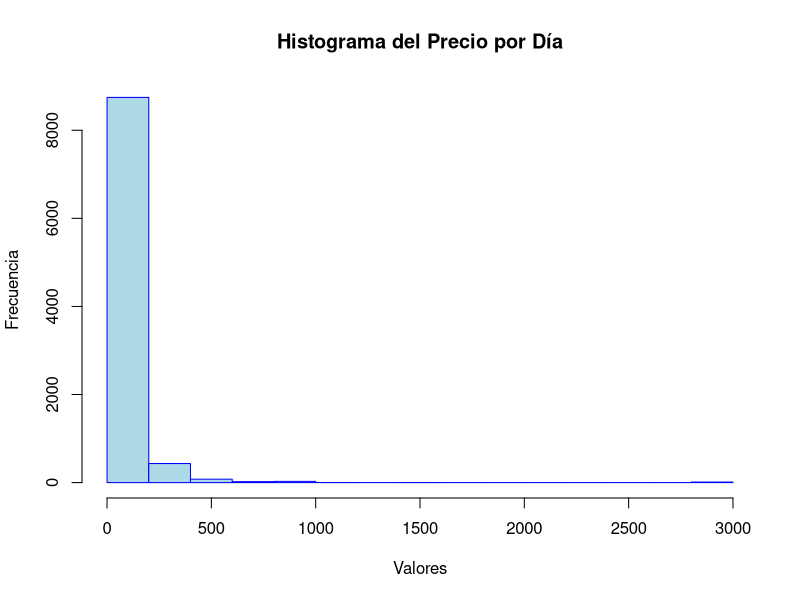
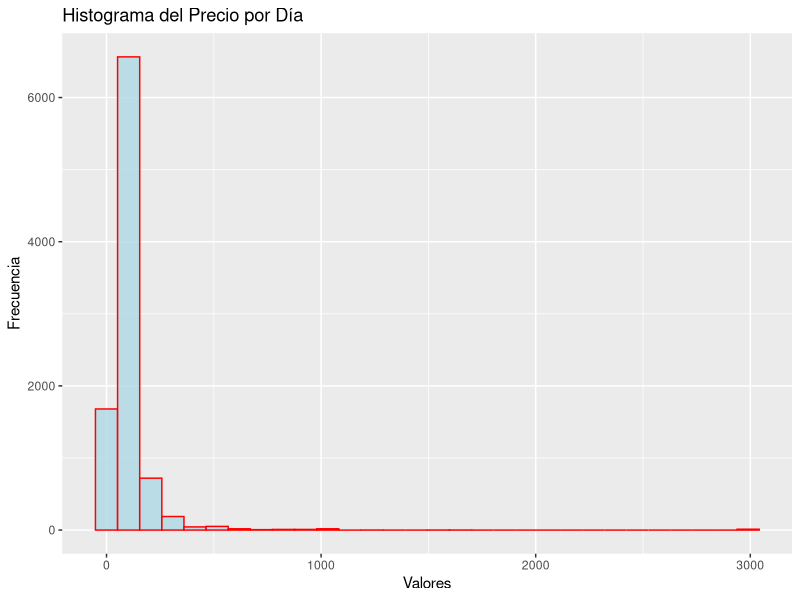
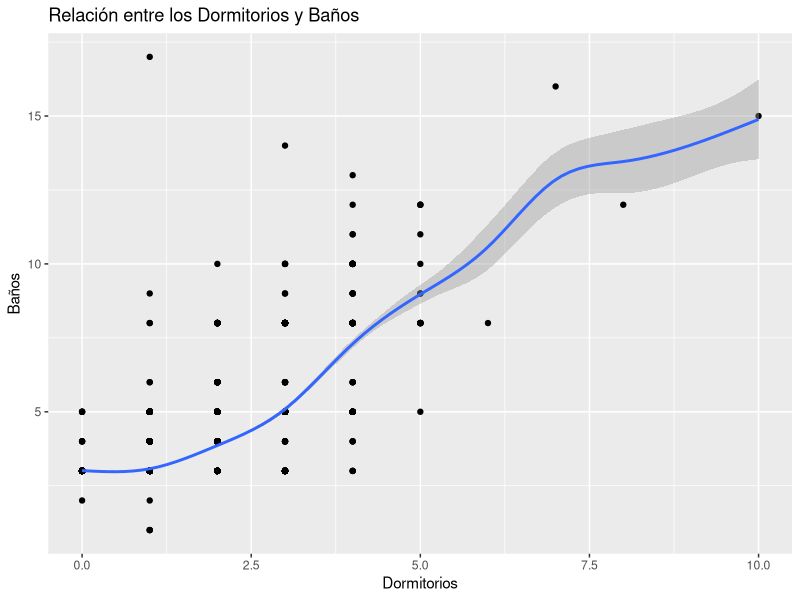
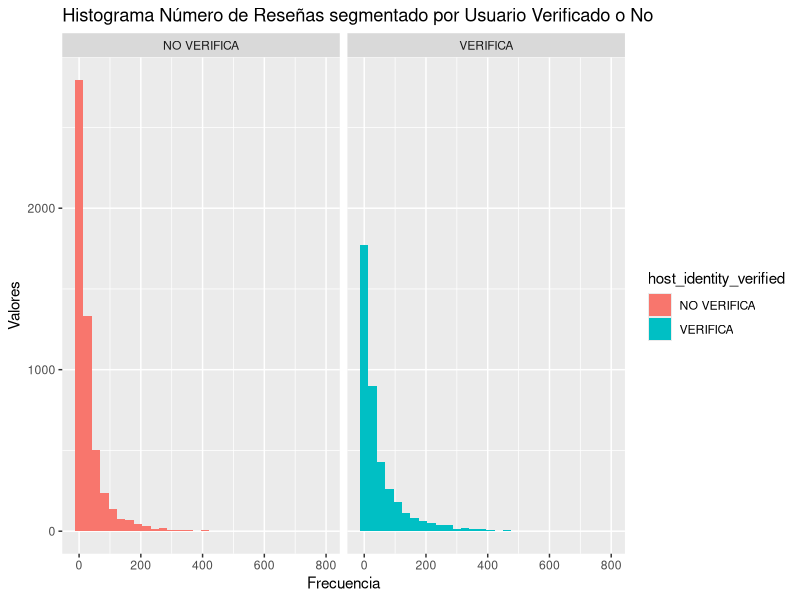
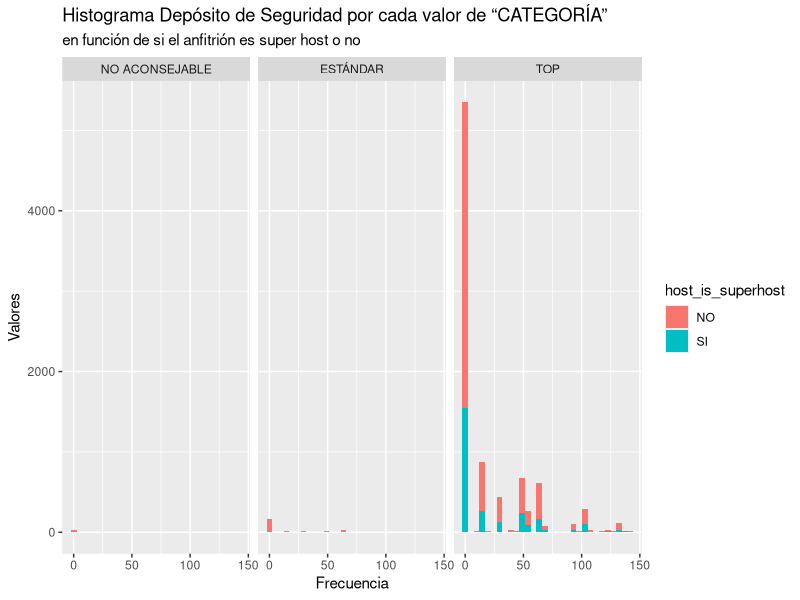

Write R code to recreate these figures, in order.
## ---- chunk 1
#Cargar Librerías

library(tidyr)
library(dplyr)
library(ggplot2)
## ---- chunk 2
# Carga de Archivo CSV

df_1 <- read.csv("Airbnb_Milan.csv", header = TRUE)
## ---- chunk 3
head(df_1)
## ---- chunk 4
# Medidas generales

summary(df_1)
## ---- chunk 5
#Estructura del Dataset

str(df_1)
## ---- chunk 6
# Seleccionar columnas indicadas

df <- select(df_1, host_is_superhost, host_identity_verified, bathrooms, bedrooms, daily_price, security_deposit, minimum_nights, number_of_reviews, review_scores_rating)
## ---- chunk 7
str(df)
## ---- chunk 8
# cambiar valores variable "host_is_superhost"

df$host_is_superhost <- as.factor(recode(df$host_is_superhost,'0' = 'NO', '1' = 'SI'))
## ---- chunk 9
# cambiar valores variable "host_identity_verified"

df$host_identity_verified <- as.factor(recode(df$host_identity_verified,'0' = 'NO VERIFICA', '1' = 'VERIFICA'))
## ---- chunk 10
head(df)
## ---- chunk 11
#Resumen estadístico de los datos

summary(df)
## ---- chunk 12
# Filtrado del dataset por apartamentos cuyo mínimo de noches sea igual o menor que siete.

filter(df, minimum_nights <= 7)
## ---- chunk 13
# Precio medio por día de una habitación en función de si el anfitrión tiene verificado o no su perfil

df %>% group_by(host_identity_verified) %>%
  summarise(Precio_Medio = mean(daily_price))

## ---- chunk 14
# Numero de reseñas en funcion de si es super host o no

df %>% group_by(host_is_superhost) %>%
  summarise(Número_de_Reseñas = sum(number_of_reviews),
            Puntuación_Media = mean(review_scores_rating))

## ---- chunk 15
# Vector categórico llamado “CATEGORÍA”, en función de que, si para la puntuación de las reseñas tiene de 0 a 49, sea “NO ACONSEJABLE”; de 50 a 75 sea “ESTÁNDAR”; y de 76 a 100 sea “TOP”.

df <- mutate(df, categoria=cut(df$review_scores_rating, 
                    breaks = c(0, 49, 75, 100),
                    labels = c("NO ACONSEJABLE", "ESTÁNDAR", "TOP"),
                    include.lowest = TRUE))
## ---- chunk 16
# Frecuencias de la variable CATEGORÍA

table(df$categoria)
## ---- chunk 17
# Histograma del precio por día con gráficos base

hist(df$daily_price,
     ylab = 'Frecuencia',
     xlab = 'Valores',
     main = 'Histograma del Precio por Día',
     col = 'lightblue',
     border = 'blue')
## ---- chunk 18
# Histograma del precio por día con ggplot

ggplot(df) +
  geom_histogram(mapping = aes(daily_price), color='red', fill = 'lightblue', alpha = 0.8)+
  ggtitle('Histograma del Precio por Día') + 
  xlab("Valores") +
  ylab("Frecuencia")
## ---- chunk 19
# Relación entre los dormitorios y baños

ggplot(df) +
  geom_point(mapping = aes(bedrooms, bathrooms)) + geom_smooth(aes(bedrooms, bathrooms)) +
  ggtitle("Relación entre los Dormitorios y Baños") + 
  xlab("Dormitorios") +
  ylab("Baños")
## ---- chunk 20
# Histograma del número de reseñas en función de si es un usuario verificado o no

ggplot(df, mapping = aes(number_of_reviews)) +
  geom_histogram(aes(fill=host_identity_verified)) +
  facet_wrap( ~ host_identity_verified) +
  ggtitle("Histograma Número de Reseñas segmentado por Usuario Verificado o No") + 
  xlab("Frecuencia") +
  ylab("Valores")
## ---- chunk 21
# Mostrar un histograma por cada valor de “CATEGORÍA” en el que se enseñe la cuantía del depósito de seguridad en función de si el anfitrión es super host o no

ggplot(df, mapping = aes(security_deposit)) +
  geom_histogram(aes(fill=host_is_superhost)) +
  facet_wrap( ~ categoria) +
  labs(title = "Histograma Depósito de Seguridad por cada valor de “CATEGORÍA”", 
       subtitle = "en función de si el anfitrión es super host o no") +
  xlab("Frecuencia") +
  ylab("Valores")
